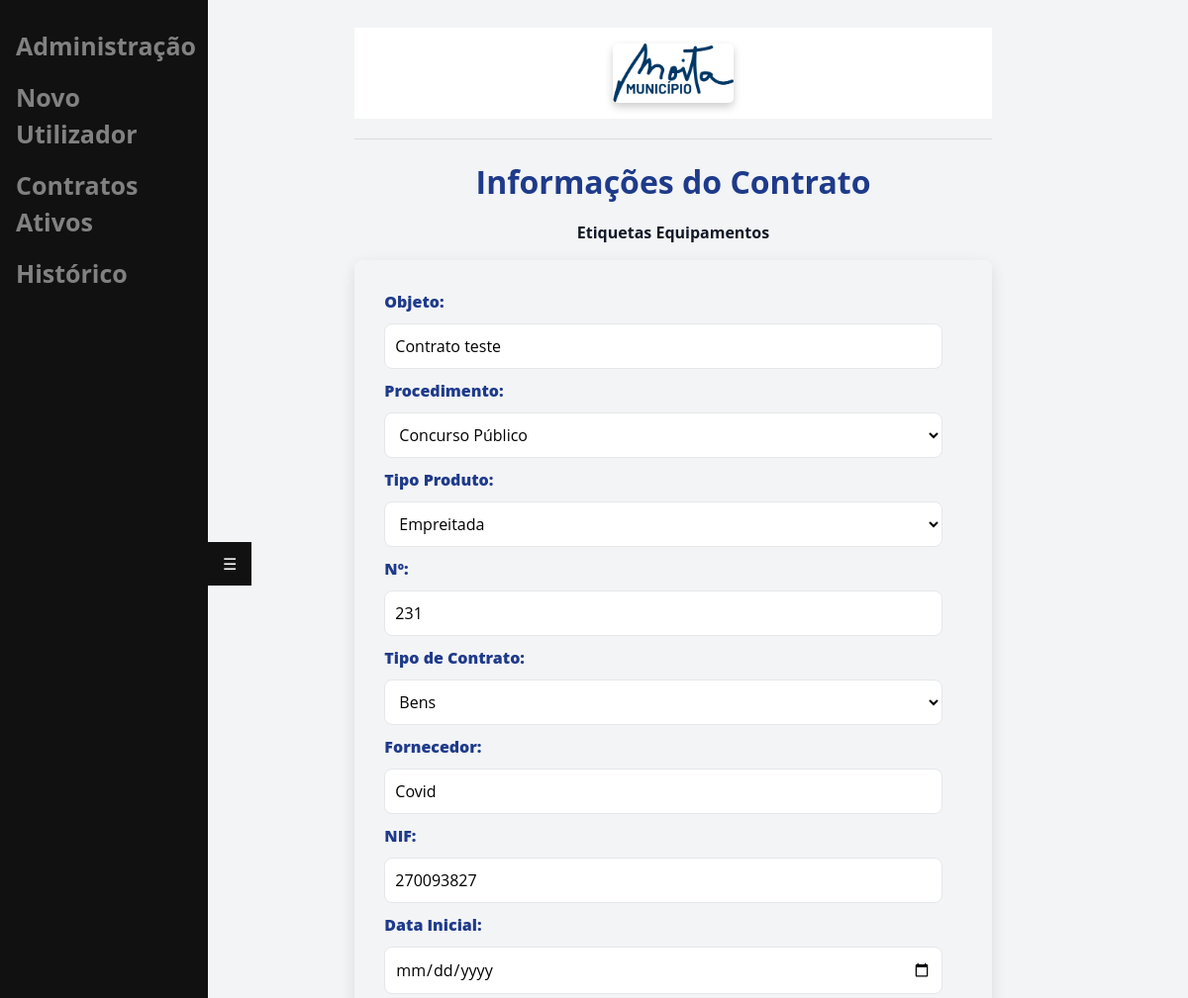
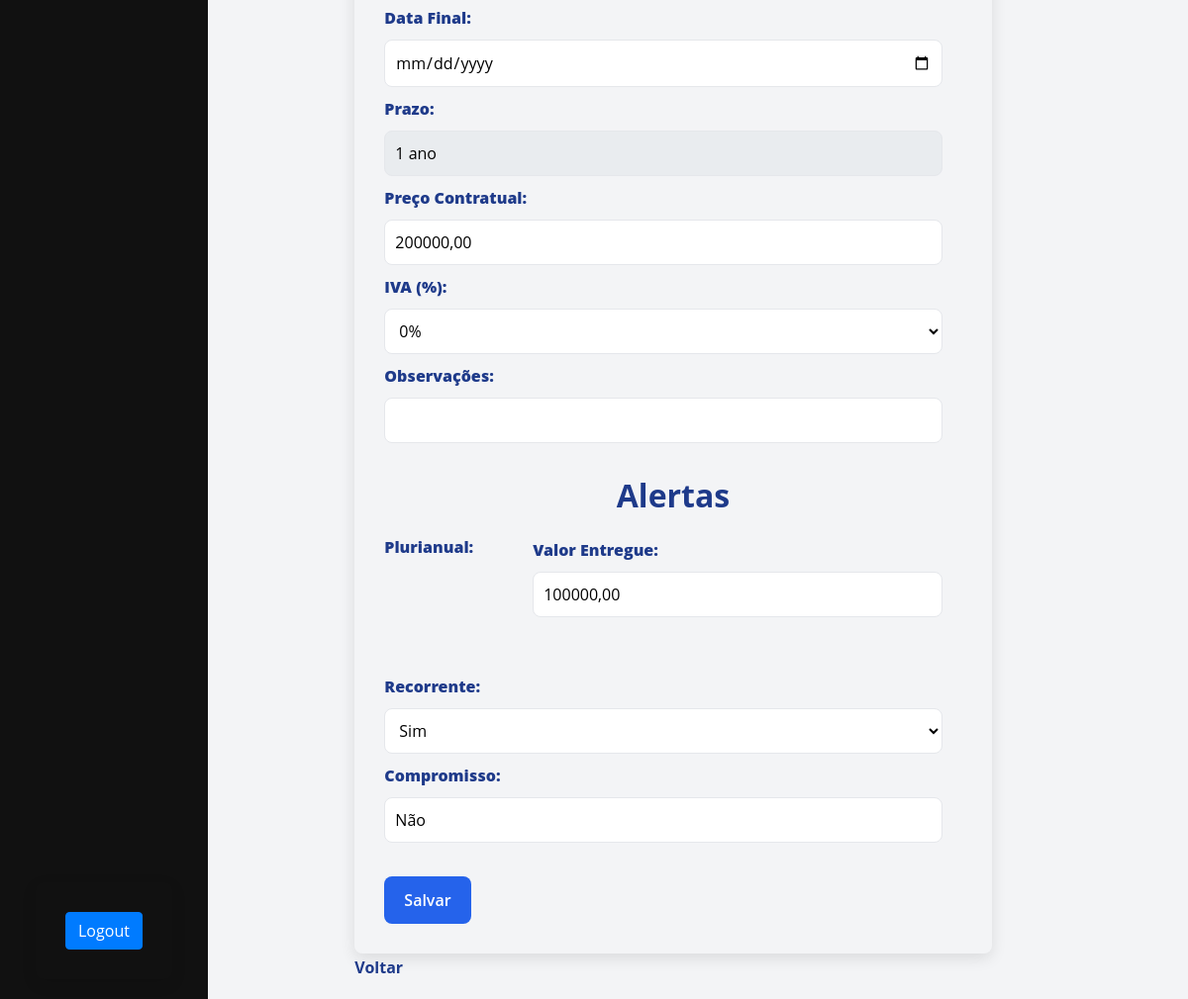
Page /contrato_info/8/ (signed in) on the earlier database version (2 pictures, top to bottom).
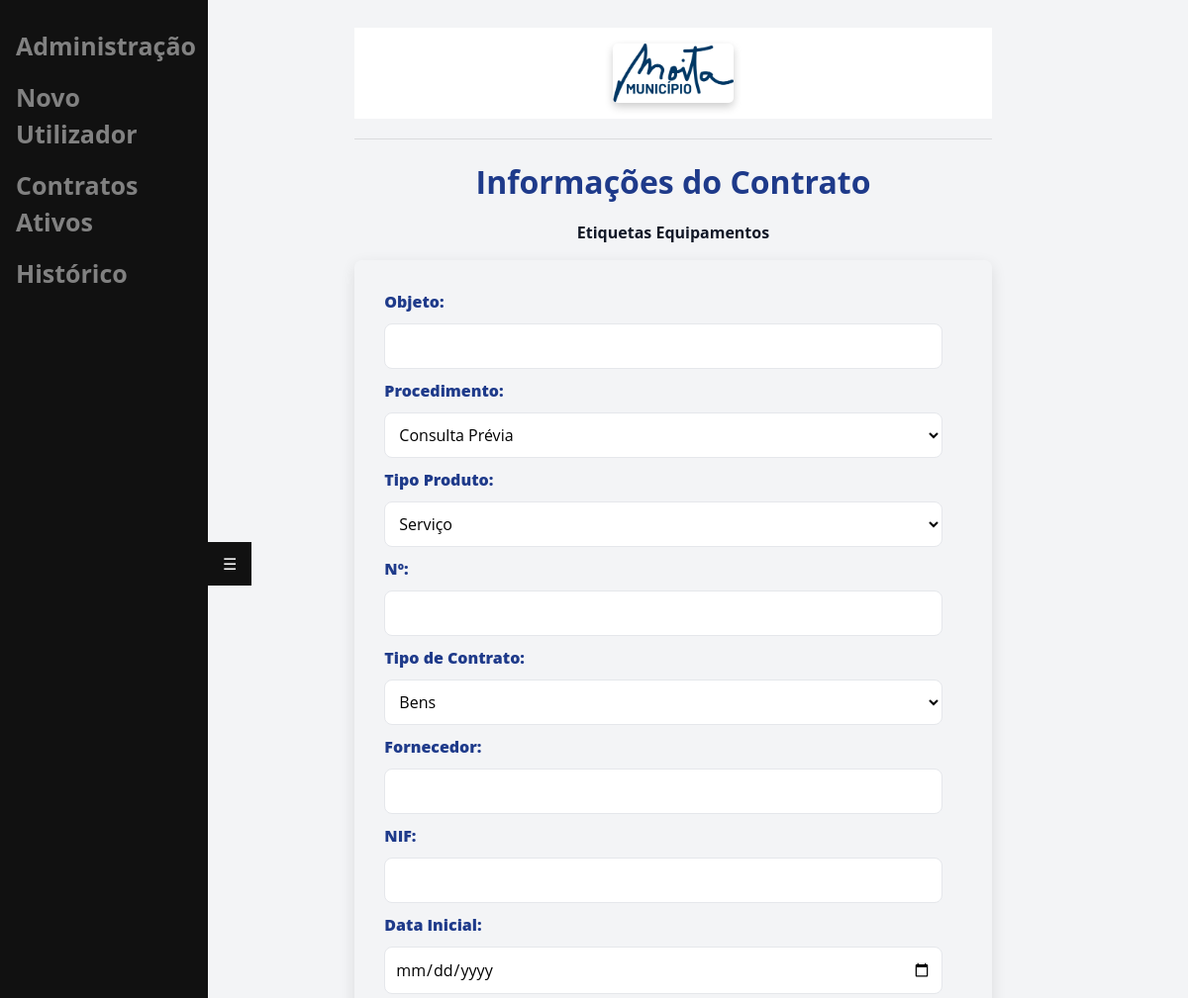
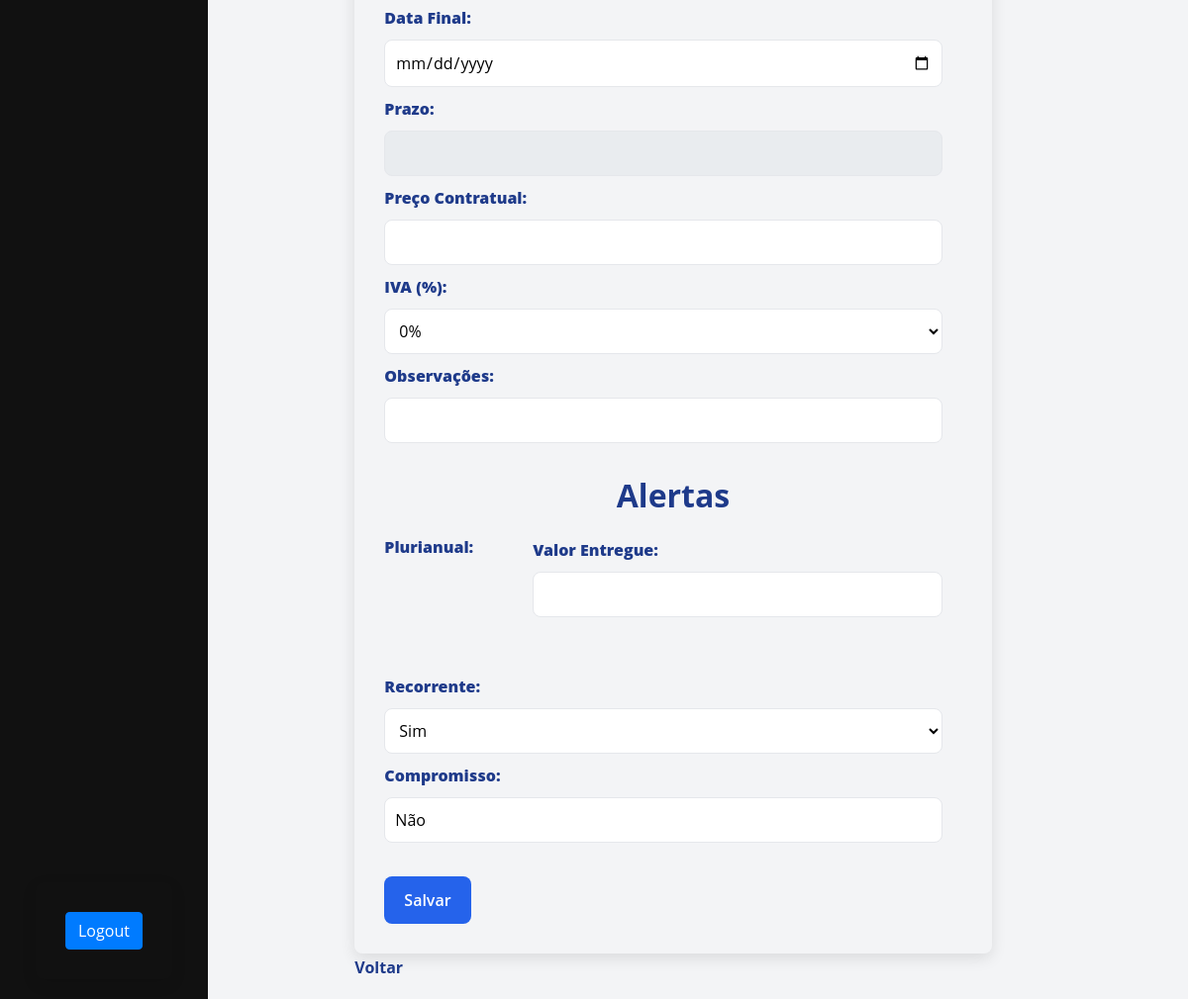
Same page on the later database version (2 pictures, top to bottom).
### main/models.py (models this page shows, shortened)
class UploadedFile(models.Model):
    user = models.ForeignKey(User, on_delete=models.CASCADE, related_name='uploadedfile')
    file = models.FileField(upload_to='uploads/')
    name = models.CharField(max_length=255)

class Contract(models.Model):
    user = models.ForeignKey(User, on_delete=models.CASCADE)
    objeto = models.CharField(max_length=255)
    procedimento = models.CharField(max_length=255)
    tipo_produto = models.CharField(max_length=255)
    numero = models.CharField(max_length=100)
    tipo_contrato = models.CharField(max_length=100)
    fornecedor = models.CharField(max_length=255)
    nif = models.CharField(max_length=100)
    data_inicial = models.DateField()
    data_final = models.DateField()
    prazo = models.CharField(max_length=255)
    preco_contratual = models.DecimalField(max_digits=10, decimal_places=2)
    iva = models.CharField(max_length=100)
    valor_total = models.DecimalField(max_digits=10, decimal_places=2)
    observacao = models.TextField(blank=True, null=True)
    valor_entregue = models.DecimalField(max_digits=10, decimal_places=2)
    recorrente = models.BooleanField(default=False)
    compromisso = models.BooleanField(default=False)
    uploaded_file = models.ForeignKey(UploadedFile, on_delete=models.CASCADE)
    plurianual = models.TextField(blank=True, null=True)
    estado = models.BooleanField(default=True)

### main/views.py (the view, shortened to what this page needs)
# urls.py: path('contrato_info/<int:file_id>/', views.contrato_info, name='contrato_info'),
def contrato_info(request, file_id):
    uploaded_file = UploadedFile.objects.get(id=file_id, user=request.user)
    tem_contrato = Contract.objects.filter(user=request.user).exists() if request.user.is_authenticated else False
    contract = Contract.objects.filter(uploaded_file=uploaded_file, user=request.user).first()
    estado = True
    return render(request, 'main/contrato_info.html', {
        'uploaded_file': uploaded_file,
        "tem_contrato": tem_contrato,
        "contract": contract,
        "objeto": contract.objeto if contract else '',
        "procedimento": contract.procedimento if contract else '',
        "tipo_produto": contract.tipo_produto if contract else '',
        "numero": contract.numero if contract else '',
        "tipo_contrato": contract.tipo_contrato if contract else '',
        "fornecedor": contract.fornecedor if contract else '',
        "nif": contract.nif if contract else '',
        "data_inicial": contract.data_inicial if contract else '',
        "data_final": contract.data_final if contract else '',
        "prazo": contract.prazo if contract else '',
        "preco_contratual": contract.preco_contratual if contract else '',
        "observacao": contract.observacao if contract else '',
        "valor_entregue": contract.valor_entregue if contract else '',
        "iva": contract.iva if contract else '',
        "valor_total": contract.valor_total if contract else '',
        "recorrente": 'Sim' if contract and contract.recorrente else 'Não',
        "compromisso": 'Sim' if contract and contract.compromisso else 'Não',
        "plurianual": contract.plurianual if contract else '',
        "estado": contract.estado if contract else True,
    })

### main/templates/main/contrato_info.html (shortened to what this page needs)
{% extends 'main/base.html' %}
{% block content %}
<!DOCTYPE html>
<html lang="pt-PT">
<head>
</head>
<body>
    <h1>Informações do Contrato</h1>
    <p style="text-align: center; font-weight: bold;">
        {{ uploaded_file.name|slice:":-4"|title }}
    </p>
    <form method="POST" action="{% url 'contrato_info' file_id=uploaded_file.id %}">
        <label for="objeto"><strong>Objeto:</strong></label>
        <input type="text" id="objeto" name="objeto" required value="{{ objeto }}">
        <label for="procedimento"><strong>Procedimento:</strong></label>
        <select id="procedimento" name="procedimento">
            <option value="Consulta Prévia" {% if procedimento == "Consulta Prévia" %}selected{% endif %}>Consulta Prévia</option>
            <option value="Concurso Público" {% if procedimento == "Concurso Público" %}selected{% endif %}>Concurso Público</option>
        </select>
        <label for="tipo_produto"><strong>Tipo Produto:</strong></label>
        <select id="tipo_produto" name="tipo_produto">
            <option value="Serviço" {% if tipo_produto == "Serviço" %}selected{% endif %}>Serviço</option>
            <option value="Empreitada" {% if tipo_produto == "Empreitada" %}selected{% endif %}>Empreitada</option>
        </select>
        <label for="numero"><strong>Nº:</strong></label>
        <input type="text" id="numero" name="numero" pattern="\d+" title="Apenas números" required value="{{ numero }}">
        <label for="tipo_contrato"><strong>Tipo de Contrato:</strong></label>
        <select id="tipo_contrato" name="tipo_contrato">
            <option value="Bens" {% if tipo_contrato == "Bens" %}selected{% endif %}>Bens</option>
        </select>
        <label for="fornecedor"><strong>Fornecedor:</strong></label>
        <input type="text" id="fornecedor" name="fornecedor" required value="{{ fornecedor }}">
        <label for="nif"><strong>NIF:</strong></label>
        <input type="text" id="nif" name="nif" pattern="\d{9}" maxlength="9" title="Apenas 9 números" required value="{{ nif }}">
        <label for="data_inicial"><strong>Data Inicial:</strong></label>
        <input type="date" id="data_inicial" name="data_inicial" required value="{{ data_inicial }}">
        <label for="data_final"><strong>Data Final:</strong></label>
        <input type="date" id="data_final" name="data_final" required value="{{ data_final }}">
        <label for="prazo"><strong>Prazo:</strong></label>
        <input type="text" id="prazo" name="prazo" size="20" readonly style="background-color: #e9ecef; margin-right: 15px;" value="{{ prazo }}">
        <label for="preco_contratual"><strong>Preço Contratual:</strong></label>
        <input type="text" id="preco_contratual" name="preco_contratual" required value="{{ preco_contratual }}">
        <label for="iva"><strong>IVA (%):</strong></label>
        <select id="iva" name="iva">
            <option value="0%" {% if tipo_contrato == "0%" %}selected{% endif %}>0%</option>
        </select>
        <label for="observacao"><strong>Observações:</strong></label>
        <input type="text" id="observacao" name="observacao" size="60">
        <br><br>
        <h1>Alertas</h1>
        <div style="display: flex; gap: 60px; align-items: flex-start;">
            <div style="display: flex; flex-direction: column;">
                <label for="plurianual"><strong>Plurianual:</strong></label>
            </div>
            <div style="display: flex; flex-direction: column;">
                <label for="valor_entregue" style="margin-top: 3px;"><strong>Valor Entregue:</strong></label>
                <input type="text" id="valor_entregue" name="valor_entregue" size="50" required value="{{ valor_entregue }}">
            </div>
        </div>
        <br><br>
        <label for="compromisso"><strong>Recorrente:</strong></label>
        <select id="compromisso" name="compromisso">
            <option value="Sim">Sim</option>
        </select>
        <label for="compromisso"><strong>Compromisso:</strong></label>
        <input type="text" id="compromisso" name="compromisso" size="30" required value="{{ compromisso }}">
        <br><br>
        <button type="submit" class="btn-salv" id="btn-salv">Salvar</button>
    </form>
    <a href="/">Voltar</a>
</body>
</html>
{% endblock %}

### main/templates/main/base.html (shortened to what this page needs)
{% load static %}
<!doctype html>
<html lang="pt-PT">
<head>
    <link rel="stylesheet" href="https://cdn.jsdelivr.net/npm/bootstrap@4.3.1/dist/css/bootstrap.min.css"
>
</head>
<body>
    <div class="sidenav" id="sidenav">
        {% if user.is_authenticated and user.is_staff %}
        <a href="/admin/">Administração</a>
        <a href="/register/">Novo Utilizador</a>
        {% endif %}
        <a href="/">Contratos Ativos</a>
        {% if user.is_authenticated %}
        <a href="/historico">Histórico</a>
        {% endif %}
        <div style="position: absolute; bottom: 20px; left: 50%; transform: translateX(-50%);">
            {% if user.is_authenticated %}
                <form method="post" action="{% url 'logout' %}">
                    <button type="submit" class="btn btn-primary" style="">Logout</button>
                </form>
            {% else %}
                <a href="{% url 'login' %}">Login</a>
            {% endif %}
        </div>
    </div>
    <div id="content" name="content" class="main">
        <div class="row justify-content-center">
            <div class="col-8">
                <h1 class="mt-2"><header class="py-3">
                    <div class="container">
                        <img src="{% static 'images/logotipo-moita.png' %}" alt="Logotipo da Empresa" class="img-fluid" style="max-height: 60px;">
                    </div>
                </header></h1>
                <hr class="mt-0 mb-4">
                {% block content %}
                {% endblock %}
            </div>
        </div>
    </div>
    <button class="toggle-btn" id="toggle-btn">☰</button>
</body>
</html>

### main/templates/main/base.html (style rules this page uses)
:root { --primary-color: #1e3a8a; --secondary-color: #2563eb; --accent-color: #60a5fa; --background-color: #f3f4f6; --text-color: #111827; --light-gray: #e5e7eb; --white: #ffffff; }
body { font-family: 'Open Sans', sans-serif; background-color: var(--background-color); color: var(--text-color); margin: 0; padding: 20px; }
h1 { color: var(--primary-color); font-size: 2rem; margin-bottom: 20px; text-align: center; font-weight: 700; }
header { background-color: white; }
.sidenav { height: 100%; width: 210px; position: fixed; z-index: 1; top: 0; left: 0; background-color: #111; overflow-x: hidden; padding-top: 20px; transition: transform 0.3s ease; transform: translateX(0); }
.sidenav a { padding: 6px 8px 6px 16px; text-decoration: none; font-size: 25px; color: #818181; display: block; }
.main { margin-left: 160px; padding: 0px 10px; transition: margin-left 0.3s ease; }
.toggle-btn { position: fixed; top: 50%; left: 210px; transform: translateY(-1050%); background-color: #111; color: #fff; border: none; padding: 10px 15px; cursor: pointer; z-index: 2; transition: background-color 0.3s, left 0.3s; }
img { border-radius: 5px; box-shadow: 0 4px 8px rgba(0, 0, 0, 0.2); }
a { color: var(--primary-color); text-decoration: none; font-weight: bold; margin-top: 2px; display: block; text-align: left; }

### main/templates/main/contrato_info.html (style rules this page uses)
form { border-radius: 8px; padding: 30px; box-shadow: 0 5px 15px rgba(0, 0, 0, 0.1); max-width: 950px; margin: auto; }
label { font-weight: 600; color: var(--primary-color); margin-bottom: 10px; display: inline-block; }
input[type="text"], input[type="date"], select { width: calc(100% - 20px); padding: 10px; border: 1px solid var(--light-gray); border-radius: 8px; margin-bottom: 10px; background-color: var(--white); transition: box-shadow 0.3s, border-color 0.3s; font-size: 1rem; }
.btn-salv, .btn-conf { background-color: var(--secondary-color); color: white; padding: 12px 20px; border: none; border-radius: 8px; cursor: pointer; font-weight: 600; transition: background-color 0.3s; }
input[readonly] { background-color: var(--light-gray); border-color: var(--light-gray); }

Differences in the rows shown:
no longer on this page (row edited): Contract: objeto "Contrato teste", procedimento "Concurso Público", tipo_produto "Empreitada", numero "231", tipo_contrato "Bens", fornecedor "Covid", nif "270093827", prazo "1 ano", preco_contratual "200000,00", valor_entregue "100000,00"
Other differences:
form field procedimento: (not shown) → "Consulta Prévia"
form field tipo_produto: (not shown) → "Serviço"
form field tipo_contrato: (not shown) → "Bens"
